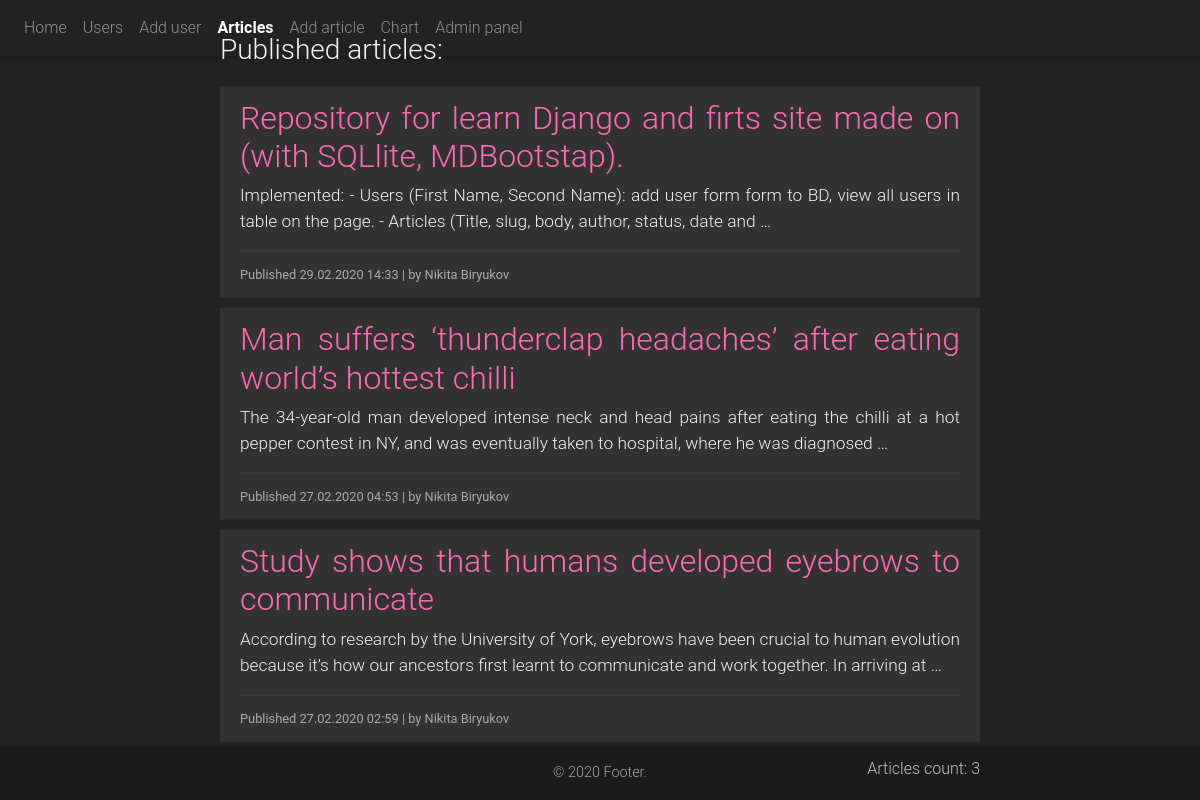
/articles/, run on an earlier commit of the app's database.
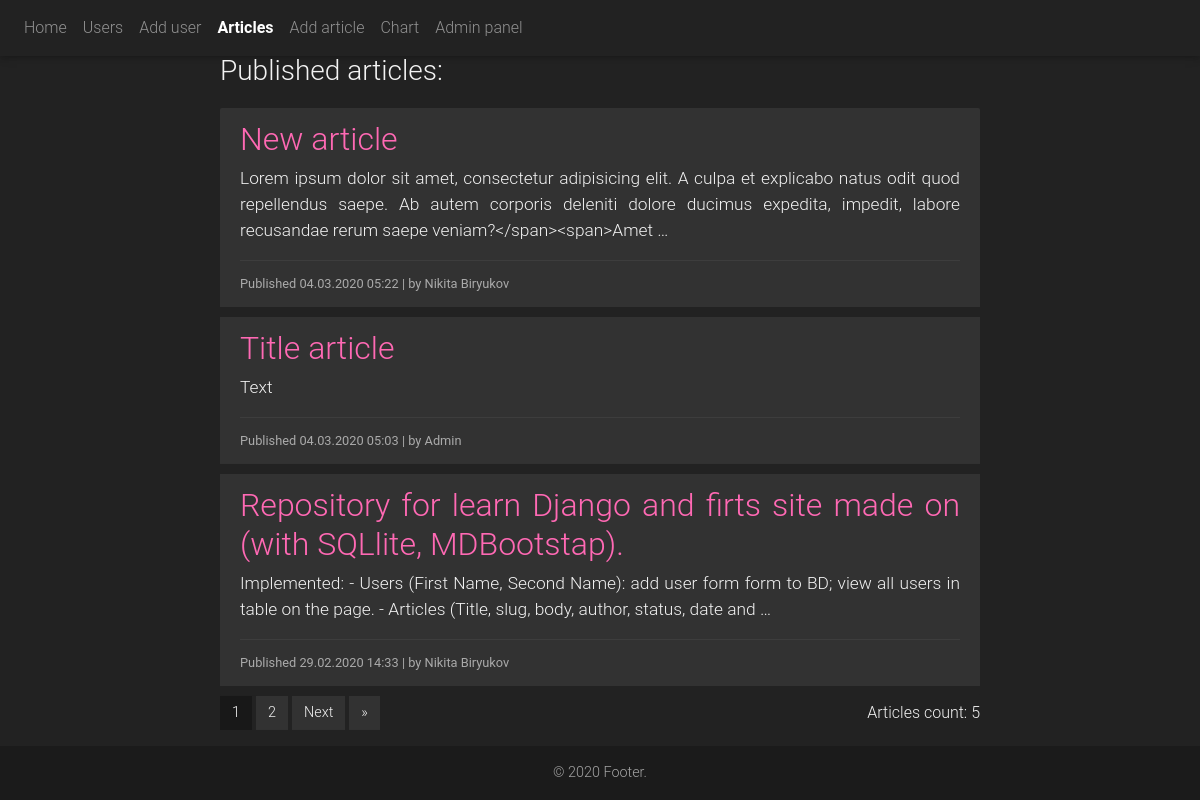
And on a later commit of the database.
### main/models.py (models this page shows, shortened)
class Article(models.Model):
    status = (
        ('draft', 'Draft'),
        ('published', 'Published'),
    )
    title = models.CharField(max_length=200, null=True)
    slug = models.SlugField(max_length=250, null=True, blank=True)
    author = models.CharField(max_length=200, null=False, default='Nikita Biryukov')
    body = models.TextField(default='Lorem ipsum dolor sit amet, consectetur adipisicing elit. A culpa et explicabo '
                                    'natus odit quod repellendus saepe. Ab autem corporis deleniti dolore ducimus '
                                    'expedita, impedit, labore recusandae rerum saepe veniam? Amet dicta '
                                    'distinctio earum esse est iure maiores neque nesciunt nulla omnis optio quaerat '
                                    'quis, rerum, sapiente, similique temporibus velit voluptate voluptatem. '
                                    'Consectetur consequuntur corporis natus nulla qui quos, ullam!')
    publish = models.DateTimeField(default=datetime.now())
    created = models.DateTimeField(auto_now_add=True)
    updated = models.DateTimeField(auto_now=True)
    status = models.CharField(max_length=10, choices=status, default='Draft')
    class Meta:
        ordering = ('-publish',)

### main/views.py (the view)
# urls.py: path('articles/', views.article_list, name='article_list'),
def article_list(request):
    articles_list = Article.objects.filter(status='published')
    paginator = Paginator(articles_list, 3)
    articles_count = paginator.count
    page = request.GET.get('page')
    try:
        articles = paginator.page(page)
    except PageNotAnInteger:
        articles = paginator.page(1)
    except EmptyPage:
        articles = paginator.page(paginator.num_pages)
    args = {
        'page': page,
        'articles': articles,
        'articles_count': articles_count
    }
    return render(request, 'html/articles/list.html', args)

### main/templates/html/articles/list.html (shortened to what this page needs)
{% extends 'html/base.html' %}
{% block nav %} {% include 'html/elements/nav.html' with is_articles=True %} {% endblock %}
{% block content %}
    <div class="list-articles">
        <h3>Published articles:</h3>
        <ul class="list-group list-group-flush">
            {% for article in articles %}
                <li class="list-group-item">
                    <h2>
                        <a href="/articles/{{ article.slug }}"> {{ article.title }} </a>
                    </h2>
                    <div class="article-text">
                        {{ article.body|truncatewords:30|linebreaks }}
                    </div>
                    <hr>
                    <small class="date">
                        Published {{ article.publish }} | by {{ article.author }}
                    </small>
                </li>
            {% endfor %}
        </ul>
        {% include 'html/elements/pagination.html' with page=articles %}
    </div>
{% endblock %}

What changed in the data, as far as the page shows it:
no longer on this page (row unchanged): Article: title "Man suffers ‘thunderclap headaches’ after eating world’s hottest chilli", body "The 34-year-old man developed intense neck and head pains after eating the chilli at a hot pepper contest in NY, and was eventually taken to hospital, where he was diagnosed …", publish "27.02.2020 04:53", author "Nikita Biryukov"
no longer on this page (row unchanged): Article: title "Study shows that humans developed eyebrows to communicate", body "According to research by the University of York, eyebrows have been crucial to human evolution because it’s how our ancestors first learnt to communicate and work together. In arriving at …", publish "27.02.2020 02:59", author "Nikita Biryukov"
added Article: title "New article", body "Lorem ipsum dolor sit amet, consectetur adipisicing elit. A culpa et explicabo natus odit quod repellendus saepe. Ab autem corporis deleniti dolore ducimus expedita, impedit, labore recusandae rerum saepe veniam?</span><span>Amet …", publish "04.03.2020 05:22", author "Nikita Biryukov"
added Article: title "Title article", body "Text", publish "04.03.2020 05:03", author "Admin"
changed Article "Repository for learn Django and firts site made on (with SQLlite, MDBootstap).": body "…user form form to BD, view all users in…" → "…user form form to BD; view all users in…"
Also different on the page:
{{ articles_count }}: "3" → "5"
new list line: "1"
new list line: "2"
text now shown: "Next »"
